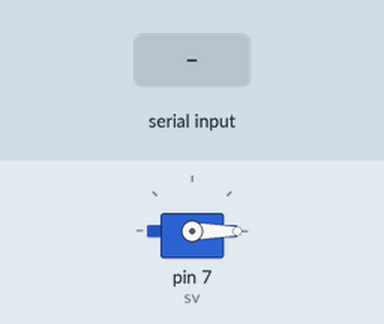
Bench run of a sketch on a simulated Arduino Uno, built with avr-gcc and run on an emulated ATmega328P. On the bench: servo. The test bench sets the inputs (shaded band).

Above: at 1.2 s.
1.3 s: byte 1 (ON) received over Serial
At 2.0 s:
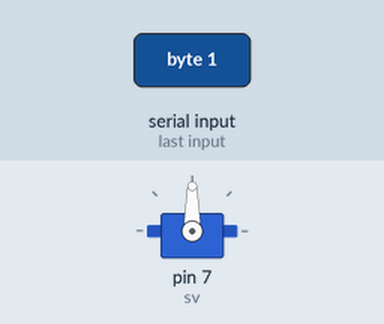
Timing chart, 0 to 4.8 s (numbered marks = the images above; inputs shaded):
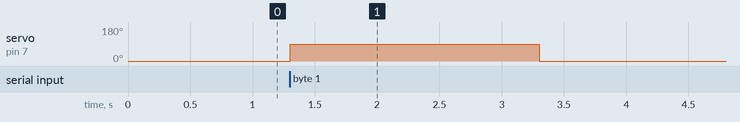

The sketch:

receiver.ino
```cpp
#include <Servo.h>

#define ON  1
#define OFF 0

Servo sv;

void setup()
{
    sv.attach(7);    //servo motor
    //pinMode(A0, INPUT); //light sensor

    Serial.begin(9600);
}

void loop()
{
    //int light = analogRead(A0);
    int msg = Serial.read();

    if (msg == ON)
    {
        sv.write(90);
        delay(2000);
    }
    else if(msg == OFF)
    {
        sv.write(0);
        delay(2000);
    }
    else
      sv.write(0);
}
```

Measured:
- after the input at 1.3 s, servo on pin 7 (sv): 0° → 90° at once, → 0° 2.0 s later
